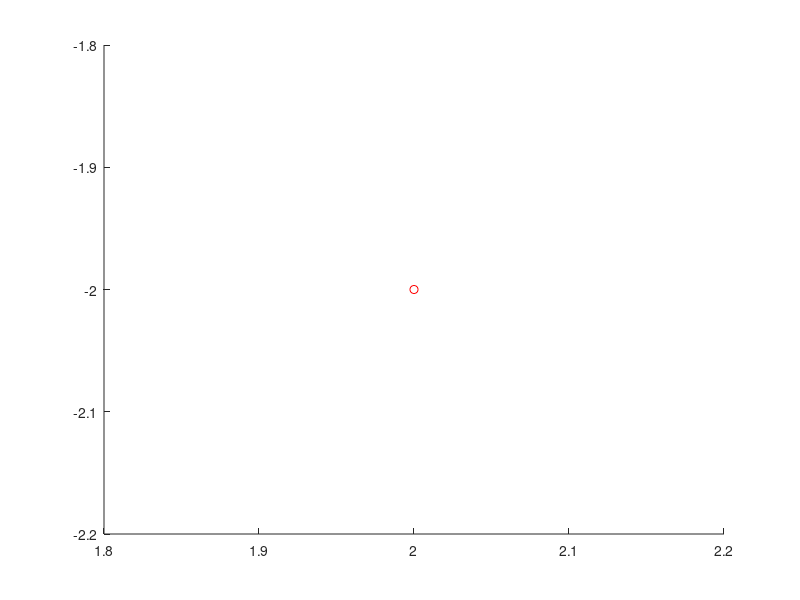

Here is the MATLAB script that generated this plot: (Note: this script raises an error after producing the figure.)
% Dane funkcji
P = [7, sqrt(3); sqrt(3), 5]/8; % Macierz P
xc = [1; 1]; % Wektor xc

% Definicja funkcji f0(x)
f0 = @(x) exp(x(1) + 3*x(2) - 0.1) + exp(-x(1) - 0.1) + (x - xc)' * P * (x - xc);

% Punkt startowy
x0 = [2; -2];

% Dokładność rozwiązania
epsilon = 1e-4;

% Procedura backtracking line search
alpha = 0.5;
beta = 0.5;

% Początkowy rysunek
[X, Y] = meshgrid(-10:0.1:10, -10:0.1:10);
Z = sqrt((X - 0).^2 + (Y - 0).^2);

figure;  
hold on;

% Metoda Newtona
x = x0;
plot(x(1), x(2), 'ro');
g = gradient_f0(x, P, xc);
v = -inv(hessian_f0(x,P))*g;
dek_N = -g'*v;
iteration = 1; % Licznik iteracji

while norm(g) > epsilon
    x = x + v;
    dek_N = -g'*v;
    g = gradient_f0(x, P, xc);
    v = -inv(hessian_f0(x,P))*g;
    norm_g = norm(g);
    f_value = f0(x);
    f_value
    
    plot(x(1), x(2), 'ro'); % Punkty iteracyjne
    % Dodanie poziomicy przechodzącej przez punkt iteracyjny
    contour(X, Y, Z, [f_value, f_value], 'LineColor', 'b');

    % Dodanie etykiety z wartością na poziomicach
    text(x(1), x(2), num2str(f_value), 'Color', 'red', 'FontSize', 10);
end


hold off
title('Wykres poziomic i punkty iteracyjne');
xlabel('x');
ylabel('y');
x
disp("tu jest x")
% CVX
cvx_begin
    variable x(2)
    minimize(f0(x))
cvx_end
x

% fminsearch
[x_fmin, fval_fmin] = fminsearch(f0, x0);
x_fmin
fval_fmin
disp("tu jest x_min")

hold off;

% Definicje gradientu i hesjanu
function g = gradient_f0(x, P, xc)
    g = [exp(x(1)+3*x(2)-0.1) - exp(-x(1)-0.1) ; 3*exp(x(1)+3*x(2)-0.1)] + 2*P*(x - xc);
end

function H = hessian_f0(x, P)
    H = [exp(x(1)+3*x(2)-0.1) + exp(-x(1)-0.1), 3*exp(x(1)+3*x(2)-0.1); 3*exp(x(1)+3*x(2)-0.1), 9*exp(x(1)+3*x(2)-0.1)]+2*P;
end
